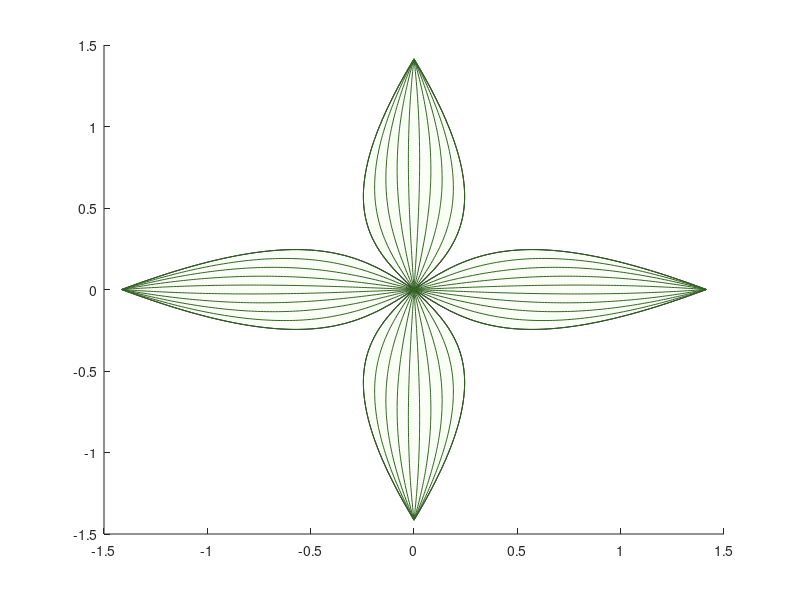

The MATLAB source for this figure: (Note: this script raises an error after producing the figure.)
%% A nonlinear bit of Christmas cheer
% by Jason Conklin, Nov-Dec 2017

%% set up inputs and outputs

xx = (-1:0.01:1);

% allocate empty vectors

y_a(1,:) = nan(length(xx),1);
y_a(2,:) = nan(length(xx),1);
y_a(3,:) = nan(length(xx),1);
y_a(4,:) = nan(length(xx),1);
y_a(5,:) = nan(length(xx),1);

y_b(1,:) = nan(length(xx),1);
y_b(2,:) = nan(length(xx),1);
y_b(3,:) = nan(length(xx),1);
y_b(4,:) = nan(length(xx),1);
y_b(5,:) = nan(length(xx),1);

%% build some curves
% syms u m
% 
% f(u,m) = u * (m + (1-m)*u^2);
% g(u,m) = finverse(f);
% 
% yy0 = xx;
% 
% for i = 1:5
%     M = (0.2 * i) - 0.1;
%     y_a(i,:) = f(xx, M);
%     y_b(i,:) = g(xx, M);
% end

y_a = [-1,-1,-1,-1,-1; ...
    -0.972269100000000,-0.976209300000000,-0.980149500000000,-0.984089700000000,-0.988029900000000; ...
    -0.945072800000000,-0.952834400000000,-0.960596000000000,-0.968357600000000,-0.976119200000000; ...
    -0.918405700000000,-0.929871100000000,-0.941336500000000,-0.952801900000000,-0.964267300000000; ...
    -0.892262400000000,-0.907315200000000,-0.922368000000000,-0.937420800000000,-0.952473600000000; ...
    -0.866637500000000,-0.885162500000000,-0.903687500000000,-0.922212500000000,-0.940737500000000; ...
    -0.841525600000000,-0.863408800000000,-0.885292000000000,-0.907175200000000,-0.929058400000000; ...
    -0.816921300000000,-0.842049900000000,-0.867178500000000,-0.892307100000000,-0.917435700000000; ...
    -0.792819200000000,-0.821081600000000,-0.849344000000000,-0.877606400000000,-0.905868800000000; ...
    -0.769213900000000,-0.800499700000000,-0.831785500000000,-0.863071300000000,-0.894357100000000; ...
    -0.746100000000000,-0.780300000000000,-0.814500000000000,-0.848700000000000,-0.882900000000000; ...
    -0.723472100000000,-0.760478300000000,-0.797484500000000,-0.834490700000000,-0.871496900000000; ...
    -0.701324800000000,-0.741030400000000,-0.780736000000000,-0.820441600000000,-0.860147200000000; ...
    -0.679652700000000,-0.721952100000000,-0.764251500000000,-0.806550900000000,-0.848850300000000; ...
    -0.658450400000000,-0.703239200000000,-0.748028000000000,-0.792816800000000,-0.837605600000000; ...
    -0.637712500000000,-0.684887500000000,-0.732062500000000,-0.779237500000000,-0.826412500000000; ...
    -0.617433600000000,-0.666892800000000,-0.716352000000000,-0.765811200000000,-0.815270400000000; ...
    -0.597608300000000,-0.649250900000000,-0.700893500000000,-0.752536100000000,-0.804178700000000; ...
    -0.578231200000000,-0.631957600000000,-0.685684000000000,-0.739410400000000,-0.793136800000000; ...
    -0.559296900000000,-0.615008700000000,-0.670720500000000,-0.726432300000000,-0.782144100000000; ...
    -0.540800000000000,-0.598400000000000,-0.656000000000000,-0.713600000000000,-0.771200000000000; ...
    -0.522735100000000,-0.582127300000000,-0.641519500000000,-0.700911700000000,-0.760303900000000; ...
    -0.505096800000000,-0.566186400000000,-0.627276000000000,-0.688365600000000,-0.749455200000000; ...
    -0.487879700000000,-0.550573100000000,-0.613266500000000,-0.675959900000000,-0.738653300000000; ...
    -0.471078400000000,-0.535283200000000,-0.599488000000000,-0.663692800000000,-0.727897600000000; ...
    -0.454687500000000,-0.520312500000000,-0.585937500000000,-0.651562500000000,-0.717187500000000; ...
    -0.438701600000000,-0.505656800000000,-0.572612000000000,-0.639567200000000,-0.706522400000000; ...
    -0.423115300000000,-0.491311900000000,-0.559508500000000,-0.627705100000000,-0.695901700000000; ...
    -0.407923200000000,-0.477273600000000,-0.546624000000000,-0.615974400000000,-0.685324800000000; ...
    -0.393119900000000,-0.463537700000000,-0.533955500000000,-0.604373300000000,-0.674791100000000; ...
    -0.378700000000000,-0.450100000000000,-0.521500000000000,-0.592900000000000,-0.664300000000000; ...
    -0.364658100000000,-0.436956300000000,-0.509254500000000,-0.581552700000000,-0.653850900000000; ...
    -0.350988800000000,-0.424102400000000,-0.497216000000000,-0.570329600000000,-0.643443200000000; ...
    -0.337686700000000,-0.411534100000000,-0.485381500000000,-0.559228900000000,-0.633076300000000; ...
    -0.324746400000000,-0.399247200000000,-0.473748000000000,-0.548248800000000,-0.622749600000000; ...
    -0.312162500000000,-0.387237500000000,-0.462312500000000,-0.537387500000000,-0.612462500000000; ...
    -0.299929600000000,-0.375500800000000,-0.451072000000000,-0.526643200000000,-0.602214400000000; ...
    -0.288042300000000,-0.364032900000000,-0.440023500000000,-0.516014100000000,-0.592004700000000; ...
    -0.276495200000000,-0.352829600000000,-0.429164000000000,-0.505498400000000,-0.581832800000000; ...
    -0.265282900000000,-0.341886700000000,-0.418490500000000,-0.495094300000000,-0.571698100000000; ...
    -0.254400000000000,-0.331200000000000,-0.408000000000000,-0.484800000000000,-0.561600000000000; ...
    -0.243841100000000,-0.320765300000000,-0.397689500000000,-0.474613700000000,-0.551537900000000; ...
    -0.233600800000000,-0.310578400000000,-0.387556000000000,-0.464533600000000,-0.541511200000000; ...
    -0.223673700000000,-0.300635100000000,-0.377596500000000,-0.454557900000000,-0.531519300000000; ...
    -0.214054400000000,-0.290931200000000,-0.367808000000000,-0.444684800000000,-0.521561600000000; ...
    -0.204737500000000,-0.281462500000000,-0.358187500000000,-0.434912500000000,-0.511637500000000; ...
    -0.195717600000000,-0.272224800000000,-0.348732000000000,-0.425239200000000,-0.501746400000000; ...
    -0.186989300000000,-0.263213900000000,-0.339438500000000,-0.415663100000000,-0.491887700000000; ...
    -0.178547200000000,-0.254425600000000,-0.330304000000000,-0.406182400000000,-0.482060800000000; ...
    -0.170385900000000,-0.245855700000000,-0.321325500000000,-0.396795300000000,-0.472265100000000; ...
    -0.162500000000000,-0.237500000000000,-0.312500000000000,-0.387500000000000,-0.462500000000000; ...
    -0.154884100000000,-0.229354300000000,-0.303824500000000,-0.378294700000000,-0.452764900000000; ...
    -0.147532800000000,-0.221414400000000,-0.295296000000000,-0.369177600000000,-0.443059200000000; ...
    -0.140440700000000,-0.213676100000000,-0.286911500000000,-0.360146900000000,-0.433382300000000; ...
    -0.133602400000000,-0.206135200000000,-0.278668000000000,-0.351200800000000,-0.423733600000000; ...
    -0.127012500000000,-0.198787500000000,-0.270562500000000,-0.342337500000000,-0.414112500000000; ...
    -0.120665600000000,-0.191628800000000,-0.262592000000000,-0.333555200000000,-0.404518400000000; ...
    -0.114556300000000,-0.184654900000000,-0.254753500000000,-0.324852100000000,-0.394950700000000; ...
    -0.108679200000000,-0.177861600000000,-0.247044000000000,-0.316226400000000,-0.385408800000000; ...
    -0.103028900000000,-0.171244700000000,-0.239460500000000,-0.307676300000000,-0.375892100000000; ...
    -0.0976000000000000,-0.164800000000000,-0.232000000000000,-0.299200000000000,-0.366400000000000; ...
    -0.0923871000000000,-0.158523300000000,-0.224659500000000,-0.290795700000000,-0.356931900000000; ...
    -0.0873848000000000,-0.152410400000000,-0.217436000000000,-0.282461600000000,-0.347487200000000; ...
    -0.0825877000000000,-0.146457100000000,-0.210326500000000,-0.274195900000000,-0.338065300000000; ...
    -0.0779904000000000,-0.140659200000000,-0.203328000000000,-0.265996800000000,-0.328665600000000; ...
    -0.0735875000000000,-0.135012500000000,-0.196437500000000,-0.257862500000000,-0.319287500000000; ...
    -0.0693736000000000,-0.129512800000000,-0.189652000000000,-0.249791200000000,-0.309930400000000; ...
    -0.0653433000000000,-0.124155900000000,-0.182968500000000,-0.241781100000000,-0.300593700000000; ...
    -0.0614912000000000,-0.118937600000000,-0.176384000000000,-0.233830400000000,-0.291276800000000; ...
    -0.0578119000000000,-0.113853700000000,-0.169895500000000,-0.225937300000000,-0.281979100000000; ...
    -0.0543000000000000,-0.108900000000000,-0.163500000000000,-0.218100000000000,-0.272700000000000; ...
    -0.0509501000000000,-0.104072300000000,-0.157194500000000,-0.210316700000000,-0.263438900000000; ...
    -0.0477568000000000,-0.0993664000000000,-0.150976000000000,-0.202585600000000,-0.254195200000000; ...
    -0.0447147000000000,-0.0947781000000000,-0.144841500000000,-0.194904900000000,-0.244968300000000; ...
    -0.0418184000000000,-0.0903032000000000,-0.138788000000000,-0.187272800000000,-0.235757600000000; ...
    -0.0390625000000000,-0.0859375000000000,-0.132812500000000,-0.179687500000000,-0.226562500000000; ...
    -0.0364416000000000,-0.0816768000000000,-0.126912000000000,-0.172147200000000,-0.217382400000000; ...
    -0.0339503000000000,-0.0775169000000000,-0.121083500000000,-0.164650100000000,-0.208216700000000; ...
    -0.0315832000000000,-0.0734536000000000,-0.115324000000000,-0.157194400000000,-0.199064800000000; ...
    -0.0293349000000000,-0.0694827000000000,-0.109630500000000,-0.149778300000000,-0.189926100000000; ...
    -0.0272000000000000,-0.0656000000000000,-0.104000000000000,-0.142400000000000,-0.180800000000000; ...
    -0.0251731000000000,-0.0618013000000000,-0.0984295000000000,-0.135057700000000,-0.171685900000000; ...
    -0.0232488000000000,-0.0580824000000000,-0.0929160000000000,-0.127749600000000,-0.162583200000000; ...
    -0.0214217000000000,-0.0544391000000000,-0.0874565000000000,-0.120473900000000,-0.153491300000000; ...
    -0.0196864000000000,-0.0508672000000000,-0.0820480000000000,-0.113228800000000,-0.144409600000000; ...
    -0.0180375000000000,-0.0473625000000000,-0.0766875000000000,-0.106012500000000,-0.135337500000000; ...
    -0.0164696000000000,-0.0439208000000000,-0.0713720000000000,-0.0988232000000000,-0.126274400000000; ...
    -0.0149773000000000,-0.0405379000000000,-0.0660985000000000,-0.0916591000000000,-0.117219700000000; ...
    -0.0135552000000000,-0.0372096000000000,-0.0608640000000000,-0.0845184000000000,-0.108172800000000; ...
    -0.0121979000000000,-0.0339317000000000,-0.0556655000000000,-0.0773993000000000,-0.0991331000000000; ...
    -0.0109000000000000,-0.0307000000000000,-0.0505000000000000,-0.0703000000000000,-0.0901000000000000; ...
    -0.00965610000000000,-0.0275103000000000,-0.0453645000000000,-0.0632187000000000,-0.0810729000000000; ...
    -0.00846080000000000,-0.0243584000000000,-0.0402560000000000,-0.0561536000000000,-0.0720512000000000; ...
    -0.00730870000000000,-0.0212401000000000,-0.0351715000000000,-0.0491029000000000,-0.0630343000000000; ...
    -0.00619440000000000,-0.0181512000000000,-0.0301080000000000,-0.0420648000000000,-0.0540216000000000; ...
    -0.00511250000000000,-0.0150875000000000,-0.0250625000000000,-0.0350375000000000,-0.0450125000000000; ...
    -0.00405760000000000,-0.0120448000000000,-0.0200320000000000,-0.0280192000000000,-0.0360064000000000; ...
    -0.00302430000000000,-0.00901890000000000,-0.0150135000000000,-0.0210081000000000,-0.0270027000000000; ...
    -0.00200720000000000,-0.00600560000000000,-0.0100040000000000,-0.0140024000000000,-0.0180008000000000; ...
    -0.00100090000000000,-0.00300070000000000,-0.00500050000000000,-0.00700030000000000,-0.00900010000000000; ...
    0,0,0,0,0; ...
    0.00100090000000000,0.00300070000000000,0.00500050000000000,0.00700030000000000,0.00900010000000000; ...
    0.00200720000000000,0.00600560000000000,0.0100040000000000,0.0140024000000000,0.0180008000000000; ...
    0.00302430000000000,0.00901890000000000,0.0150135000000000,0.0210081000000000,0.0270027000000000; ...
    0.00405760000000000,0.0120448000000000,0.0200320000000000,0.0280192000000000,0.0360064000000000; ...
    0.00511250000000000,0.0150875000000000,0.0250625000000000,0.0350375000000000,0.0450125000000000; ...
    0.00619440000000000,0.0181512000000000,0.0301080000000000,0.0420648000000000,0.0540216000000000; ...
    0.00730870000000000,0.0212401000000000,0.0351715000000000,0.0491029000000000,0.0630343000000000; ...
    0.00846080000000000,0.0243584000000000,0.0402560000000000,0.0561536000000000,0.0720512000000000; ...
    0.00965610000000000,0.0275103000000000,0.0453645000000000,0.0632187000000000,0.0810729000000000; ...
    0.0109000000000000,0.0307000000000000,0.0505000000000000,0.0703000000000000,0.0901000000000000; ...
    0.0121979000000000,0.0339317000000000,0.0556655000000000,0.0773993000000000,0.0991331000000000; ...
    0.0135552000000000,0.0372096000000000,0.0608640000000000,0.0845184000000000,0.108172800000000; ...
    0.0149773000000000,0.0405379000000000,0.0660985000000000,0.0916591000000000,0.117219700000000; ...
    0.0164696000000000,0.0439208000000000,0.0713720000000000,0.0988232000000000,0.126274400000000; ...
    0.0180375000000000,0.0473625000000000,0.0766875000000000,0.106012500000000,0.135337500000000; ...
    0.0196864000000000,0.0508672000000000,0.0820480000000000,0.113228800000000,0.144409600000000; ...
    0.0214217000000000,0.0544391000000000,0.0874565000000000,0.120473900000000,0.153491300000000; ...
    0.0232488000000000,0.0580824000000000,0.0929160000000000,0.127749600000000,0.162583200000000; ...
    0.0251731000000000,0.0618013000000000,0.0984295000000000,0.135057700000000,0.171685900000000; ...
    0.0272000000000000,0.0656000000000000,0.104000000000000,0.142400000000000,0.180800000000000; ...
    0.0293349000000000,0.0694827000000000,0.109630500000000,0.149778300000000,0.189926100000000; ...
    0.0315832000000000,0.0734536000000000,0.115324000000000,0.157194400000000,0.199064800000000; ...
    0.0339503000000000,0.0775169000000000,0.121083500000000,0.164650100000000,0.208216700000000; ...
    0.0364416000000000,0.0816768000000000,0.126912000000000,0.172147200000000,0.217382400000000; ...
    0.0390625000000000,0.0859375000000000,0.132812500000000,0.179687500000000,0.226562500000000; ...
    0.0418184000000000,0.0903032000000000,0.138788000000000,0.187272800000000,0.235757600000000; ...
    0.0447147000000000,0.0947781000000000,0.144841500000000,0.194904900000000,0.244968300000000; ...
    0.0477568000000000,0.0993664000000000,0.150976000000000,0.202585600000000,0.254195200000000; ...
    0.0509501000000000,0.104072300000000,0.157194500000000,0.210316700000000,0.263438900000000; ...
    0.0543000000000000,0.108900000000000,0.163500000000000,0.218100000000000,0.272700000000000; ...
    0.0578119000000000,0.113853700000000,0.169895500000000,0.225937300000000,0.281979100000000; ...
    0.0614912000000000,0.118937600000000,0.176384000000000,0.233830400000000,0.291276800000000; ...
    0.0653433000000000,0.124155900000000,0.182968500000000,0.241781100000000,0.300593700000000; ...
    0.0693736000000000,0.129512800000000,0.189652000000000,0.249791200000000,0.309930400000000; ...
    0.0735875000000000,0.135012500000000,0.196437500000000,0.257862500000000,0.319287500000000; ...
    0.0779904000000000,0.140659200000000,0.203328000000000,0.265996800000000,0.328665600000000; ...
    0.0825877000000000,0.146457100000000,0.210326500000000,0.274195900000000,0.338065300000000; ...
    0.0873848000000000,0.152410400000000,0.217436000000000,0.282461600000000,0.347487200000000; ...
    0.0923871000000000,0.158523300000000,0.224659500000000,0.290795700000000,0.356931900000000; ...
    0.0976000000000000,0.164800000000000,0.232000000000000,0.299200000000000,0.366400000000000; ...
    0.103028900000000,0.171244700000000,0.239460500000000,0.307676300000000,0.375892100000000; ...
    0.108679200000000,0.177861600000000,0.247044000000000,0.316226400000000,0.385408800000000; ...
    0.114556300000000,0.184654900000000,0.254753500000000,0.324852100000000,0.394950700000000; ...
    0.120665600000000,0.191628800000000,0.262592000000000,0.333555200000000,0.404518400000000; ...
    0.127012500000000,0.198787500000000,0.270562500000000,0.342337500000000,0.414112500000000; ...
    0.133602400000000,0.206135200000000,0.278668000000000,0.351200800000000,0.423733600000000; ...
    0.140440700000000,0.213676100000000,0.286911500000000,0.360146900000000,0.433382300000000; ...
    0.147532800000000,0.221414400000000,0.295296000000000,0.369177600000000,0.443059200000000; ...
    0.154884100000000,0.229354300000000,0.303824500000000,0.378294700000000,0.452764900000000; ...
    0.162500000000000,0.237500000000000,0.312500000000000,0.387500000000000,0.462500000000000; ...
    0.170385900000000,0.245855700000000,0.321325500000000,0.396795300000000,0.472265100000000; ...
    0.178547200000000,0.254425600000000,0.330304000000000,0.406182400000000,0.482060800000000; ...
    0.186989300000000,0.263213900000000,0.339438500000000,0.415663100000000,0.491887700000000; ...
    0.195717600000000,0.272224800000000,0.348732000000000,0.425239200000000,0.501746400000000; ...
    0.204737500000000,0.281462500000000,0.358187500000000,0.434912500000000,0.511637500000000; ...
    0.214054400000000,0.290931200000000,0.367808000000000,0.444684800000000,0.521561600000000; ...
    0.223673700000000,0.300635100000000,0.377596500000000,0.454557900000000,0.531519300000000; ...
    0.233600800000000,0.310578400000000,0.387556000000000,0.464533600000000,0.541511200000000; ...
    0.243841100000000,0.320765300000000,0.397689500000000,0.474613700000000,0.551537900000000; ...
    0.254400000000000,0.331200000000000,0.408000000000000,0.484800000000000,0.561600000000000; ...
    0.265282900000000,0.341886700000000,0.418490500000000,0.495094300000000,0.571698100000000; ...
    0.276495200000000,0.352829600000000,0.429164000000000,0.505498400000000,0.581832800000000; ...
    0.288042300000000,0.364032900000000,0.440023500000000,0.516014100000000,0.592004700000000; ...
    0.299929600000000,0.375500800000000,0.451072000000000,0.526643200000000,0.602214400000000; ...
    0.312162500000000,0.387237500000000,0.462312500000000,0.537387500000000,0.612462500000000; ...
    0.324746400000000,0.399247200000000,0.473748000000000,0.548248800000000,0.622749600000000; ...
    0.337686700000000,0.411534100000000,0.485381500000000,0.559228900000000,0.633076300000000; ...
    0.350988800000000,0.424102400000000,0.497216000000000,0.570329600000000,0.643443200000000; ...
    0.364658100000000,0.436956300000000,0.509254500000000,0.581552700000000,0.653850900000000; ...
    0.378700000000000,0.450100000000000,0.521500000000000,0.592900000000000,0.664300000000000; ...
    0.393119900000000,0.463537700000000,0.533955500000000,0.604373300000000,0.674791100000000; ...
    0.407923200000000,0.477273600000000,0.546624000000000,0.615974400000000,0.685324800000000; ...
    0.423115300000000,0.491311900000000,0.559508500000000,0.627705100000000,0.695901700000000; ...
    0.438701600000000,0.505656800000000,0.572612000000000,0.639567200000000,0.706522400000000; ...
    0.454687500000000,0.520312500000000,0.585937500000000,0.651562500000000,0.717187500000000; ...
    0.471078400000000,0.535283200000000,0.599488000000000,0.663692800000000,0.727897600000000; ...
    0.487879700000000,0.550573100000000,0.613266500000000,0.675959900000000,0.738653300000000; ...
    0.505096800000000,0.566186400000000,0.627276000000000,0.688365600000000,0.749455200000000; ...
    0.522735100000000,0.582127300000000,0.641519500000000,0.700911700000000,0.760303900000000; ...
    0.540800000000000,0.598400000000000,0.656000000000000,0.713600000000000,0.771200000000000; ...
    0.559296900000000,0.615008700000000,0.670720500000000,0.726432300000000,0.782144100000000; ...
    0.578231200000000,0.631957600000000,0.685684000000000,0.739410400000000,0.793136800000000; ...
    0.597608300000000,0.649250900000000,0.700893500000000,0.752536100000000,0.804178700000000; ...
    0.617433600000000,0.666892800000000,0.716352000000000,0.765811200000000,0.815270400000000; ...
    0.637712500000000,0.684887500000000,0.732062500000000,0.779237500000000,0.826412500000000; ...
    0.658450400000000,0.703239200000000,0.748028000000000,0.792816800000000,0.837605600000000; ...
    0.679652700000000,0.721952100000000,0.764251500000000,0.806550900000000,0.848850300000000; ...
    0.701324800000000,0.741030400000000,0.780736000000000,0.820441600000000,0.860147200000000; ...
    0.723472100000000,0.760478300000000,0.797484500000000,0.834490700000000,0.871496900000000; ...
    0.746100000000000,0.780300000000000,0.814500000000000,0.848700000000000,0.882900000000000; ...
    0.769213900000000,0.800499700000000,0.831785500000000,0.863071300000000,0.894357100000000; ...
    0.792819200000000,0.821081600000000,0.849344000000000,0.877606400000000,0.905868800000000; ...
    0.816921300000000,0.842049900000000,0.867178500000000,0.892307100000000,0.917435700000000; ...
    0.841525600000000,0.863408800000000,0.885292000000000,0.907175200000000,0.929058400000000; ...
    0.866637500000000,0.885162500000000,0.903687500000000,0.922212500000000,0.940737500000000; ...
    0.892262400000000,0.907315200000000,0.922368000000000,0.937420800000000,0.952473600000000; ...
    0.918405700000000,0.929871100000000,0.941336500000000,0.952801900000000,0.964267300000000; ...
    0.945072800000000,0.952834400000000,0.960596000000000,0.968357600000000,0.976119200000000; ...
    0.972269100000000,0.976209300000000,0.980149500000000,0.984089700000000,0.988029900000000; ...
    1,1,1,1,1]';

y_b = [-1,-1,-1,-1,-1; ...
    -0.996416201311005,-0.995818052062412,-0.994981139887340,-0.993727918069175,-0.991649281569855; ...
    -0.992807376262137,-0.991605175272411,-0.989924113112388,-0.987411230692585,-0.983263698041004; ...
    -0.989173086677517,-0.987360808385163,-0.984828236257000,-0.981049265264289,-0.974843109466312; ...
    -0.985512882025255,-0.983084373957462,-0.979692807015473,-0.974641335293127,-0.966387379249659; ...
    -0.981826298934516,-0.978775277705721,-0.974517103497566,-0.968186740092072,-0.957896374321279; ...
    -0.978112860688357,-0.974432907831540,-0.969300383499722,-0.961684764463289,-0.949369965318005; ...
    -0.974372076690839,-0.970056634312865,-0.964041883742772,-0.955134678379251,-0.940808026768459; ...
    -0.970603441906805,-0.965645808158592,-0.958740819074336,-0.948535736660241,-0.932210437283216; ...
    -0.966806436272630,-0.961199760624331,-0.953396381633977,-0.941887178648702,-0.923577079749961; ...
    -0.962980524076077,-0.956717802386858,-0.948007739979098,-0.935188227880890,-0.914907841533660; ...
    -0.959125153303276,-0.952199222674618,-0.942574038169394,-0.928438091756413,-0.906202614681745; ...
    -0.955239754950701,-0.947643288351409,-0.937094394807595,-0.921635961206272,-0.897461296134316; ...
    -0.951323742299830,-0.943049242950211,-0.931567902034039,-0.914781010360150,-0.888683787939342; ...
    -0.947376510152018,-0.938416305653820,-0.925993624472511,-0.907872396213735,-0.879869997472840; ...
    -0.943397434020892,-0.933743670218765,-0.920370598124577,-0.900909258297029,-0.871019837663994; ...
    -0.939385869279387,-0.929030503838621,-0.914697829209526,-0.893890718344652,-0.862133227225172; ...
    -0.935341150258290,-0.924275945942604,-0.908974292946785,-0.886815879969325,-0.853210090886779; ...
    -0.931262589292915,-0.919479106924944,-0.903198932277538,-0.879683828339811,-0.844250359636868; ...
    -0.927149475714235,-0.914639066800172,-0.897370656522038,-0.872493629864790,-0.835253970965430; ...
    -0.923001074780519,-0.909754873779095,-0.891488339968883,-0.865244331884263,-0.826220869113246; ...
    -0.918816626545134,-0.904825542759731,-0.885550820392318,-0.857934962370312,-0.817151005325203; ...
    -0.914595344655872,-0.899850053727045,-0.879556897493333,-0.850564529639204,-0.808044338107911; ...
    -0.910336415080675,-0.894827350054781,-0.873505331260120,-0.843132022077075,-0.798900833491497; ...
    -0.906038994754243,-0.889756336702078,-0.867394840243110,-0.835636407881648,-0.789720465295372; ...
    -0.901702210139480,-0.884635878296967,-0.861224099739574,-0.828076634822727,-0.780503215397808; ...
    -0.897325155697198,-0.879464797098091,-0.854991739882399,-0.820451630024473,-0.771249074009095; ...
    -0.892906892256891,-0.874241870825253,-0.848696343627387,-0.812760299772797,-0.761958039948050; ...
    -0.888446445280709,-0.868965830348500,-0.842336444632999,-0.805001529351539,-0.752630120921628; ...
    -0.883942803012041,-0.863635357224542,-0.835910525026171,-0.797174182911484,-0.743265333807351; ...
    -0.879394914499268,-0.858249081068220,-0.829417013047384,-0.789277103376651,-0.733863704938254; ...
    -0.874801687484338,-0.852805576745598,-0.822854280567816,-0.781309112392761,-0.724425270390037; ...
    -0.870161986144793,-0.847303361373955,-0.816220640470939,-0.773269010323231,-0.714950076270055; ...
    -0.865474628676734,-0.841740891112509,-0.809514343890522,-0.765155576298595,-0.705438179007784; ...
    -0.860738384704939,-0.836116557726137,-0.802733577296537,-0.756967568325777,-0.695889645646359; ...
    -0.855951972504927,-0.830428684902555,-0.795876459419995,-0.748703723464269,-0.686304554134758; ...
    -0.851114056020147,-0.824675524301452,-0.788941038007287,-0.740362758076909,-0.676682993620183; ...
    -0.846223241655708,-0.818855251311858,-0.781925286394121,-0.731943368163643,-0.667025064740148; ...
    -0.841278074828022,-0.812965960491575,-0.774827099888673,-0.723444229787427,-0.657330879913778; ...
    -0.836277036247478,-0.807005660659671,-0.767644291953123,-0.714863999602198,-0.647600563631774; ...
    -0.831218537908700,-0.800972269610016,-0.760374590172300,-0.706201315493736,-0.637834252744496; ...
    -0.826100918760033,-0.794863608410266,-0.753015631997751,-0.697454797345101,-0.628032096747556; ...
    -0.820922440020648,-0.788677395246818,-0.745564960255218,-0.688623047939358,-0.618194258064321; ...
    -0.815681280109879,-0.782411238771838,-0.738020018403194,-0.679704654013248,-0.608320912324673; ...
    -0.810375529149232,-0.776062630903419,-0.730378145530063,-0.670698187476607,-0.598412248639361; ...
    -0.805003182992608,-0.769628939024329,-0.722636571077270,-0.661602206813400,-0.588468469869249; ...
    -0.799562136734791,-0.763107397518369,-0.714792409276056,-0.652415258681429,-0.578489792888739; ...
    -0.794050177641930,-0.756495098576113,-0.706842653285656,-0.643135879728970,-0.568476448842630; ...
    -0.788464977440445,-0.749788982193530,-0.698784169021402,-0.633762598647811,-0.558428683395640; ...
    -0.782804083892457,-0.742985825277605,-0.690613688662177,-0.624293938483433,-0.548346756973811; ...
    -0.777064911576165,-0.736082229762311,-0.682327803828019,-0.614728419224289,-0.538230944996990; ...
    -0.771244731778426,-0.729074609626056,-0.673922958420617,-0.605064560693397,-0.528081538101554; ...
    -0.765340661393847,-0.721959176687654,-0.665395441122060,-0.595300885766622,-0.517898842352549; ...
    -0.759349650709569,-0.714731925041754,-0.656741377550696,-0.585435923943165,-0.507683179444388; ...
    -0.753268469937355,-0.707388613976144,-0.647956722077420,-0.575468215294759,-0.497434886889235; ...
    -0.747093694333918,-0.699924749191988,-0.639037249311602,-0.565396314820990,-0.487154318192215; ...
    -0.740821687726225,-0.692335562123406,-0.629978545273215,-0.555218797238784,-0.476841843012559; ...
    -0.734448584229906,-0.684615987124323,-0.620775998277135,-0.544934262234583,-0.466497847309818; ...
    -0.727970267915097,-0.676760636257495,-0.611424789567321,-0.534541340207828,-0.456122733474242; ...
    -0.721382350133889,-0.668763771382239,-0.601919883753303,-0.524038698534128,-0.445716920440481; ...
    -0.714680144175682,-0.660619273192848,-0.592256019119650,-0.513425048375740,-0.435280843783707; ...
    -0.707858636859406,-0.652320606807616,-0.582427697901691,-0.502699152065749,-0.424814955797326; ...
    -0.700912456602706,-0.643860783447744,-0.572429176648634,-0.491859831090347,-0.414319725551416; ...
    -0.693835837424939,-0.635232317674365,-0.562254456829427,-0.480905974690944,-0.403795638931100; ...
    -0.686622578239888,-0.626427179568778,-0.551897275878614,-0.469836549104215,-0.393243198654025; ...
    -0.679265996671006,-0.617436741143393,-0.541351098930517,-0.458650607453591,-0.382662924266201; ...
    -0.671758876471103,-0.608251716156361,-0.530609111552160,-0.447347300299926,-0.372055352115459; ...
    -0.664093407442462,-0.598862092368201,-0.519664213860548,-0.435925886852055,-0.361421035301829; ...
    -0.656261116522914,-0.589257055120540,-0.508509016500509,-0.424385746829496,-0.350760543604182; ...
    -0.648252788415972,-0.579424900931121,-0.497135839068082,-0.412726392959609,-0.340074463382537; ...
    -0.640058373782393,-0.569352939581060,-0.485536711694142,-0.400947484079901,-0.329363397455458; ...
    -0.631666882554688,-0.559027382914871,-0.473703380656848,-0.389048838802927,-0.318627964952065; ...
    -0.623066259355766,-0.548433218275925,-0.461627319072440,-0.377030449686144,-0.307868801138199; ...
    -0.614243237258546,-0.537554064154824,-0.449299743924918,-0.364892497832354,-0.297086557216372; ...
    -0.605183165160588,-0.526372005232003,-0.436711640938138,-0.352635367827894,-0.286281900099200; ...
    -0.595869802791635,-0.514867403547832,-0.423853799069783,-0.340259662905765,-0.275455512156081; ...
    -0.586285075717476,-0.503018682038057,-0.410716856713990,-0.327766220199588,-0.264608090932965; ...
    -0.576408780502528,-0.490802076144543,-0.397291362033077,-0.315156125932021,-0.253740348845129; ...
    -0.566218227233371,-0.478191348683668,-0.383567850188523,-0.302430730358419,-0.242853012842986; ...
    -0.555687802577837,-0.465157462691503,-0.369536940588808,-0.289591662263742,-0.231946824050991; ...
    -0.544788431004515,-0.451668206683177,-0.355189457588230,-0.276640842788607,-0.221022537379858; ...
    -0.533486904035143,-0.437687766869833,-0.340516578312989,-0.263580498339784,-0.210080921112325; ...
    -0.521745036410918,-0.423176241725394,-0.325510011397062,-0.250413172322357,-0.199122756462868; ...
    -0.509518592214469,-0.408089096488514,-0.310162210296829,-0.237141735416072,-0.188148837111785; ...
    -0.496755900754126,-0.392376559730011,-0.294466624410535,-0.223769394108390,-0.177159968714231; ...
    -0.483396047258067,-0.375982972682176,-0.278417990321810,-0.210299697192399,-0.166156968384826; ...
    -0.469366470288671,-0.358846117349838,-0.262012663959446,-0.196736539940274,-0.155140664158590; ...
    -0.454579714575870,-0.340896575922609,-0.245248992154482,-0.183084165673286,-0.144111894429018; ...
    -0.438928954111466,-0.322057218665727,-0.228127718832997,-0.169347164468469,-0.133071507364237; ...
    -0.422281678422509,-0.302242990931706,-0.210652416819081,-0.155530468770473,-0.122020360302228; ...
    -0.404470554254077,-0.281361287468310,-0.192829930962913,-0.141639345715190,-0.110959319126235; ...
    -0.385279796088911,-0.259313383154313,-0.174670812267225,-0.127679386019440,-0.0998892576215056; ...
    -0.364424113889655,-0.235997651575749,-0.156189716338350,-0.113656489347711,-0.0888110568146539; ...
    -0.341514826597312,-0.211315644202477,-0.137405733630923,-0.0995768461317394,-0.0777256042969411; ...
    -0.316002579993033,-0.185182453832472,-0.118342614704130,-0.0854469158900132,-0.0666337935328957; ...
    -0.287074699913191,-0.157542915715219,-0.0990288524054573,-0.0712734021701690,-0.0555365231557221; ...
    -0.253458196724100,-0.128394584869137,-0.0794975858968170,-0.0570632243152027,-0.0444346962510227; ...
    -0.213012416437201,-0.0978162175069227,-0.0597862997522319,-0.0428234863318090,-0.0333292196304015; ...
    -0.161845570564714,-0.0659959656738213,-0.0399363052482244,-0.0285614432129572,-0.0222210030965681; ...
    -0.0928059967739367,-0.0332475788451765,-0.0199920095846681,-0.0142844651340678,-0.0111109587015927; ...
    0,0,0,0,0; ...
    0.0928059967739367,0.0332475788451765,0.0199920095846681,0.0142844651340678,0.0111109587015927; ...
    0.161845570564714,0.0659959656738213,0.0399363052482244,0.0285614432129572,0.0222210030965681; ...
    0.213012416437201,0.0978162175069227,0.0597862997522319,0.0428234863318090,0.0333292196304015; ...
    0.253458196724100,0.128394584869137,0.0794975858968170,0.0570632243152027,0.0444346962510227; ...
    0.287074699913191,0.157542915715219,0.0990288524054573,0.0712734021701690,0.0555365231557221; ...
    0.316002579993033,0.185182453832472,0.118342614704130,0.0854469158900132,0.0666337935328957; ...
    0.341514826597312,0.211315644202477,0.137405733630923,0.0995768461317394,0.0777256042969411; ...
    0.364424113889655,0.235997651575749,0.156189716338350,0.113656489347711,0.0888110568146539; ...
    0.385279796088911,0.259313383154313,0.174670812267225,0.127679386019440,0.0998892576215056; ...
    0.404470554254077,0.281361287468310,0.192829930962913,0.141639345715190,0.110959319126235; ...
    0.422281678422509,0.302242990931706,0.210652416819081,0.155530468770473,0.122020360302228; ...
    0.438928954111466,0.322057218665727,0.228127718832997,0.169347164468469,0.133071507364237; ...
    0.454579714575870,0.340896575922609,0.245248992154482,0.183084165673286,0.144111894429018; ...
    0.469366470288671,0.358846117349838,0.262012663959446,0.196736539940274,0.155140664158590; ...
    0.483396047258067,0.375982972682176,0.278417990321810,0.210299697192399,0.166156968384826; ...
    0.496755900754126,0.392376559730011,0.294466624410535,0.223769394108390,0.177159968714231; ...
    0.509518592214469,0.408089096488514,0.310162210296829,0.237141735416072,0.188148837111785; ...
    0.521745036410918,0.423176241725394,0.325510011397062,0.250413172322357,0.199122756462868; ...
    0.533486904035143,0.437687766869833,0.340516578312989,0.263580498339784,0.210080921112325; ...
    0.544788431004515,0.451668206683177,0.355189457588230,0.276640842788607,0.221022537379858; ...
    0.555687802577837,0.465157462691503,0.369536940588808,0.289591662263742,0.231946824050991; ...
    0.566218227233371,0.478191348683668,0.383567850188523,0.302430730358419,0.242853012842986; ...
    0.576408780502528,0.490802076144543,0.397291362033077,0.315156125932021,0.253740348845129; ...
    0.586285075717476,0.503018682038057,0.410716856713990,0.327766220199588,0.264608090932965; ...
    0.595869802791635,0.514867403547832,0.423853799069783,0.340259662905765,0.275455512156081; ...
    0.605183165160588,0.526372005232003,0.436711640938138,0.352635367827894,0.286281900099200; ...
    0.614243237258546,0.537554064154824,0.449299743924918,0.364892497832354,0.297086557216372; ...
    0.623066259355766,0.548433218275925,0.461627319072440,0.377030449686144,0.307868801138199; ...
    0.631666882554688,0.559027382914871,0.473703380656848,0.389048838802927,0.318627964952065; ...
    0.640058373782393,0.569352939581060,0.485536711694142,0.400947484079901,0.329363397455458; ...
    0.648252788415972,0.579424900931121,0.497135839068082,0.412726392959609,0.340074463382537; ...
    0.656261116522914,0.589257055120540,0.508509016500509,0.424385746829496,0.350760543604182; ...
    0.664093407442462,0.598862092368201,0.519664213860548,0.435925886852055,0.361421035301829; ...
    0.671758876471103,0.608251716156361,0.530609111552160,0.447347300299926,0.372055352115459; ...
    0.679265996671006,0.617436741143393,0.541351098930517,0.458650607453591,0.382662924266201; ...
    0.686622578239888,0.626427179568778,0.551897275878614,0.469836549104215,0.393243198654025; ...
    0.693835837424939,0.635232317674365,0.562254456829427,0.480905974690944,0.403795638931100; ...
    0.700912456602706,0.643860783447744,0.572429176648634,0.491859831090347,0.414319725551416; ...
    0.707858636859406,0.652320606807616,0.582427697901691,0.502699152065749,0.424814955797326; ...
    0.714680144175682,0.660619273192848,0.592256019119650,0.513425048375740,0.435280843783707; ...
    0.721382350133889,0.668763771382239,0.601919883753303,0.524038698534128,0.445716920440481; ...
    0.727970267915097,0.676760636257495,0.611424789567321,0.534541340207828,0.456122733474242; ...
    0.734448584229906,0.684615987124323,0.620775998277135,0.544934262234583,0.466497847309818; ...
    0.740821687726225,0.692335562123406,0.629978545273215,0.555218797238784,0.476841843012559; ...
    0.747093694333918,0.699924749191988,0.639037249311602,0.565396314820990,0.487154318192215; ...
    0.753268469937355,0.707388613976144,0.647956722077420,0.575468215294759,0.497434886889235; ...
    0.759349650709569,0.714731925041754,0.656741377550696,0.585435923943165,0.507683179444388; ...
    0.765340661393847,0.721959176687654,0.665395441122060,0.595300885766622,0.517898842352549; ...
    0.771244731778426,0.729074609626056,0.673922958420617,0.605064560693397,0.528081538101554; ...
    0.777064911576165,0.736082229762311,0.682327803828019,0.614728419224289,0.538230944996990; ...
    0.782804083892457,0.742985825277605,0.690613688662177,0.624293938483433,0.548346756973811; ...
    0.788464977440445,0.749788982193530,0.698784169021402,0.633762598647811,0.558428683395640; ...
    0.794050177641930,0.756495098576113,0.706842653285656,0.643135879728970,0.568476448842630; ...
    0.799562136734791,0.763107397518369,0.714792409276056,0.652415258681429,0.578489792888739; ...
    0.805003182992608,0.769628939024329,0.722636571077270,0.661602206813400,0.588468469869249; ...
    0.810375529149232,0.776062630903419,0.730378145530063,0.670698187476607,0.598412248639361; ...
    0.815681280109879,0.782411238771838,0.738020018403194,0.679704654013248,0.608320912324673; ...
    0.820922440020648,0.788677395246818,0.745564960255218,0.688623047939358,0.618194258064321; ...
    0.826100918760033,0.794863608410266,0.753015631997751,0.697454797345101,0.628032096747556; ...
    0.831218537908700,0.800972269610016,0.760374590172300,0.706201315493736,0.637834252744496; ...
    0.836277036247478,0.807005660659671,0.767644291953123,0.714863999602198,0.647600563631774; ...
    0.841278074828022,0.812965960491575,0.774827099888673,0.723444229787427,0.657330879913778; ...
    0.846223241655708,0.818855251311858,0.781925286394121,0.731943368163643,0.667025064740148; ...
    0.851114056020147,0.824675524301452,0.788941038007287,0.740362758076909,0.676682993620183; ...
    0.855951972504927,0.830428684902555,0.795876459419995,0.748703723464269,0.686304554134758; ...
    0.860738384704939,0.836116557726137,0.802733577296537,0.756967568325777,0.695889645646359; ...
    0.865474628676734,0.841740891112509,0.809514343890522,0.765155576298595,0.705438179007784; ...
    0.870161986144793,0.847303361373955,0.816220640470939,0.773269010323231,0.714950076270055; ...
    0.874801687484338,0.852805576745598,0.822854280567816,0.781309112392761,0.724425270390037; ...
    0.879394914499268,0.858249081068220,0.829417013047384,0.789277103376651,0.733863704938254; ...
    0.883942803012041,0.863635357224542,0.835910525026171,0.797174182911484,0.743265333807351; ...
    0.888446445280709,0.868965830348500,0.842336444632999,0.805001529351539,0.752630120921628; ...
    0.892906892256891,0.874241870825253,0.848696343627387,0.812760299772797,0.761958039948050; ...
    0.897325155697198,0.879464797098091,0.854991739882399,0.820451630024473,0.771249074009095; ...
    0.901702210139480,0.884635878296967,0.861224099739574,0.828076634822727,0.780503215397808; ...
    0.906038994754243,0.889756336702078,0.867394840243110,0.835636407881648,0.789720465295372; ...
    0.910336415080675,0.894827350054781,0.873505331260120,0.843132022077075,0.798900833491497; ...
    0.914595344655872,0.899850053727045,0.879556897493333,0.850564529639204,0.808044338107911; ...
    0.918816626545134,0.904825542759731,0.885550820392318,0.857934962370312,0.817151005325203; ...
    0.923001074780519,0.909754873779095,0.891488339968883,0.865244331884263,0.826220869113246; ...
    0.927149475714235,0.914639066800172,0.897370656522038,0.872493629864790,0.835253970965430; ...
    0.931262589292915,0.919479106924944,0.903198932277538,0.879683828339811,0.844250359636868; ...
    0.935341150258290,0.924275945942604,0.908974292946785,0.886815879969325,0.853210090886779; ...
    0.939385869279387,0.929030503838621,0.914697829209526,0.893890718344652,0.862133227225172; ...
    0.943397434020892,0.933743670218765,0.920370598124577,0.900909258297029,0.871019837663994; ...
    0.947376510152018,0.938416305653820,0.925993624472511,0.907872396213735,0.879869997472840; ...
    0.951323742299830,0.943049242950211,0.931567902034039,0.914781010360150,0.888683787939342; ...
    0.955239754950701,0.947643288351409,0.937094394807595,0.921635961206272,0.897461296134316; ...
    0.959125153303276,0.952199222674618,0.942574038169394,0.928438091756413,0.906202614681745; ...
    0.962980524076077,0.956717802386858,0.948007739979098,0.935188227880890,0.914907841533660; ...
    0.966806436272630,0.961199760624331,0.953396381633977,0.941887178648702,0.923577079749961; ...
    0.970603441906805,0.965645808158592,0.958740819074336,0.948535736660241,0.932210437283216; ...
    0.974372076690839,0.970056634312865,0.964041883742772,0.955134678379251,0.940808026768459; ...
    0.978112860688357,0.974432907831540,0.969300383499722,0.961684764463289,0.949369965318005; ...
    0.981826298934516,0.978775277705721,0.974517103497566,0.968186740092072,0.957896374321279; ...
    0.985512882025255,0.983084373957462,0.979692807015473,0.974641335293127,0.966387379249659; ...
    0.989173086677517,0.987360808385163,0.984828236257000,0.981049265264289,0.974843109466312; ...
    0.992807376262137,0.991605175272411,0.989924113112388,0.987411230692585,0.983263698041004; ...
    0.996416201311005,0.995818052062412,0.994981139887340,0.993727918069175,0.991649281569855; ...
    1,1,1,1,1]';

y_c = - y_a;
y_d = - y_b;

%% setup fill vectors

scale = 0.9;
X = [xx,fliplr(xx)];

Y_ab = [y_a(1,:),fliplr(y_b(1,:))];
Y_cd = [y_c(1,:),fliplr(y_d(1,:))];

%% plotting...
gspec = [52 98 36]./255; % green
rspec = [204 44 27]./255; % red
pspec = [255 252 252]./255; % pink
lspec = [250 255 245]./255; % lime
auspec = [197 164 54]./255; % gold

fig1 = figure('units','normalized','outerposition',[0 0 1 1]);

ax1 = axes('Parent',fig1);
hold(ax1,'on');

pp0_f1 = fill(X,Y_ab,lspec);
rotate(pp0_f1,[0 0 1],45);
pp0_f2 = fill(X,Y_cd,lspec);
rotate(pp0_f2,[0 0 1],45);
pp0 = plot(xx,[y_a; y_b; y_c; y_d],'color',gspec);
rotate(pp0,[0 0 1],45)

pp1_f1 = fill(scale.*X,(scale/phi).*Y_ab,pspec);
pp1_f1.LineStyle = 'none';
pp1_f2 = fill(scale.*X,(scale/phi).*Y_cd,pspec);
pp1_f2.LineStyle = 'none';
pp2 = plot(scale*xx,(scale/phi)*[y_a; y_b; y_c; y_d],'color',rspec);

set(ax1,'DataAspectRatio',[1 1 1],'XTick',zeros(1,0),'YTick',zeros(1,0));
ax1.XColor = [1 1 1];
ax1.YColor = [1 1 1];
H = title(ax1,'Happy Holidays!');
H.Color = auspec;

%% Print to PDF
% set(fig1,'Units','Inches');
% 
% pos = get(fig1,'Position');
% 
% print(fig1,'HolidayFlower','-dpdf','-fillpage');

